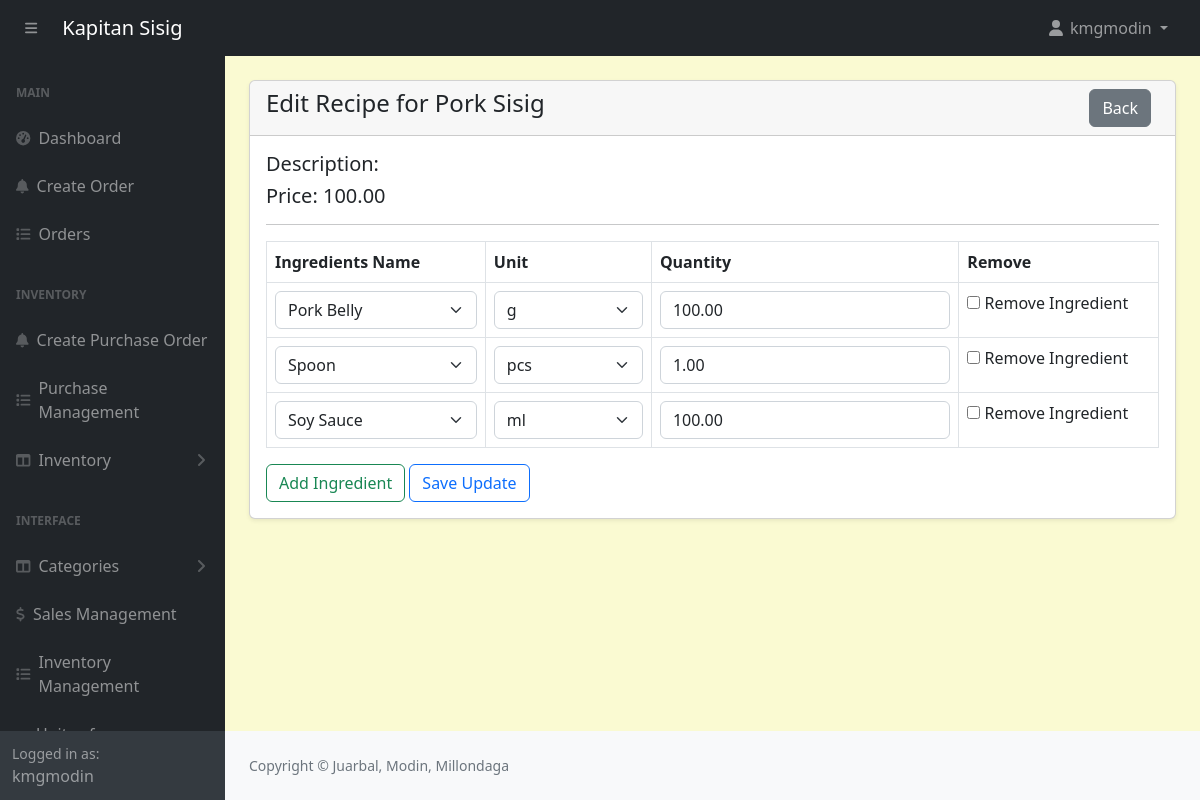
The app's page /admin/recipe-edit.php?id=5 (signed in) with its own data.
### tables this page shows
CREATE TABLE `products` (
  `id` int(11) NOT NULL,
  `category_id` int(11) NOT NULL,
  `productname` varchar(191) NOT NULL,
  `description` varchar(191) NOT NULL,
  `price` decimal(10,2) NOT NULL,
  `image` varchar(255) NOT NULL,
  `created_at` date NOT NULL DEFAULT current_timestamp(),
  `quantity` int(11) NOT NULL
);

CREATE TABLE `recipe_ingredients` (
  `id` int(11) NOT NULL,
  `recipe_id` int(11) NOT NULL,
  `ingredient_id` int(11) NOT NULL,
  `quantity` decimal(10,2) NOT NULL,
  `unit_id` int(11) NOT NULL
);

CREATE TABLE `ingredients` (
  `id` int(11) NOT NULL,
  `name` varchar(191) NOT NULL,
  `unit_id` int(11) NOT NULL,
  `category` varchar(191) NOT NULL,
  `quantity` decimal(10,2) NOT NULL,
  `reorder_point` decimal(10,2) NOT NULL
);

CREATE TABLE `units_of_measure` (
  `id` int(11) NOT NULL,
  `category_id` int(11) DEFAULT NULL,
  `uom_name` varchar(255) DEFAULT NULL,
  `type` enum('reference','bigger','smaller') DEFAULT NULL,
  `ratio` decimal(10,5) DEFAULT NULL,
  `active` tinyint(1) DEFAULT 1,
  `rounding_precision` decimal(10,5) DEFAULT NULL
);

### admin/recipe-edit.php (the view, shortened to what this page needs)
<?php
include('includes/header.php');
if (isset($_GET['id'])) {
    $recipeId = $_GET['id'];
    $recipeQuery = "SELECT * FROM recipes WHERE id = '$recipeId' LIMIT 1";
    $recipeResult = mysqli_query($conn, $recipeQuery);
    $recipe = mysqli_fetch_assoc($recipeResult);
    if ($recipe) {
        $productId = $recipe['product_id'];
        $productQuery = "SELECT * FROM products WHERE id = '$productId' LIMIT 1";
        $productResult = mysqli_query($conn, $productQuery);
        $product = mysqli_fetch_assoc($productResult);
        $ingredientQuery = "
            SELECT ri.id AS recipe_ingredient_id, ri.ingredient_id, ri.unit_id, ri.quantity, i.name AS ingredient_name, u.uom_name AS unit_name
            FROM recipe_ingredients ri
            JOIN ingredients i ON ri.ingredient_id = i.id
            JOIN units_of_measure u ON ri.unit_id = u.id
            WHERE ri.recipe_id = '$recipeId'
        ";
        $ingredientResult = mysqli_query($conn, $ingredientQuery);
        $ingredients = mysqli_query($conn, "SELECT * FROM ingredients");
        $units = mysqli_query($conn, "SELECT * FROM units_of_measure");
    } else {
        echo "Recipe not found!";
        exit();
    }
}
?>
<div class="container-fluid px-4 pb-4">
    <div class="card mt-4 shadow-sm">
        <div class="card-header">
            <h4 class="mb-0">Edit Recipe for <?= htmlspecialchars($product['productname']); ?>
                <a href="recipe-view.php?id=<?= $productId ?>" class="btn btn-secondary float-end me-2">Back</a>
            </h4>
        </div>
        <div class="card-body">
            <h5>Description: <?= htmlspecialchars($product['description']); ?></h5>
            <h5>Price: <?= htmlspecialchars($product['price']); ?></h5>
            <hr />
            <form action="code.php" method="POST">
                <table id="ingredientsTable" class="table table-bordered">
                    <thead>
                        <tr>
                            <th>Ingredients Name</th>
                            <th>Unit</th>
                            <th>Quantity</th>
                            <th>Remove</th>
                        </tr>
                    </thead>
                    <tbody id="tableBody">
                        <?php if (mysqli_num_rows($ingredientResult) > 0): ?>
                            <?php while ($row = mysqli_fetch_assoc($ingredientResult)): ?>
                                <tr>
                                    <td>
                                        <select name="ingredient_id[]" class="form-select" required>
                                            <?php
                                            mysqli_data_seek($ingredients, 0);
                                            while ($ingredient = mysqli_fetch_assoc($ingredients)): ?>
                                                <option value="<?= $ingredient['id']; ?>" <?= ($ingredient['id'] == $row['ingredient_id']) ? 'selected' : ''; ?>>
                                                    <?= htmlspecialchars($ingredient['name']); ?>
                                                </option>
                                            <?php endwhile; ?>
                                        </select>
                                    </td>
                                    <td>
                                        <select name="unit_id[]" class="form-select" required>
                                            <?php
                                            mysqli_data_seek($units, 0);
                                            while ($unit = mysqli_fetch_assoc($units)): ?>
                                                <option value="<?= $unit['id']; ?>" <?= ($unit['id'] == $row['unit_id']) ? 'selected' : ''; ?>>
                                                    <?= htmlspecialchars($unit['uom_name']); ?>
                                                </option>
                                            <?php endwhile; ?>
                                        </select>
                                    </td>
                                    <td>
                                        <input type="number" name="quantity[]" class="form-control" value="<?= htmlspecialchars($row['quantity']); ?>" required>
                                    </td>
                                    <td>
                                        <input type="checkbox" name="remove_recipe_ingredient_id[]" value="<?= $row['recipe_ingredient_id']; ?>" /> Remove Ingredient
                                    </td>
                                </tr>
                            <?php endwhile; ?>
                        <?php endif; ?>
                    </tbody>
                </table>
                <button type="button" class="btn btn-outline-success addRow">Add Ingredient</button>
                <button type="submit" name="updateRecipe" class="btn btn-outline-primary">Save Update</button>
            </form>
        </div>
    </div>
</div>
<?php include('includes/footer.php'); ?>

### admin/assets/css/custom.css (style rules this page uses)
body { margin: 0; font-family: system-ui, -apple-system, "Segoe UI", Roboto, "Helvetica Neue", "Noto Sans", "Liberation Sans", Arial, sans-serif; font-size: 1rem; font-weight: 400; line-height: 1.5; color: #212529; text-align: left; background-color: #FAFAD2; -webkit-text-size-adjust: 100%; -webkit-tap-highlight-color: rgba(0, 0, 0, 0); }

### records on screen
products: productname "Pork Sisig", price "100.00"
recipe_ingredients: ingredient.name "Pork Belly", unit.uom_name "g", quantity "100.00"
recipe_ingredients: ingredient.name "Spoon", unit.uom_name "pcs", quantity "1.00"
recipe_ingredients: ingredient.name "Soy Sauce", unit.uom_name "ml", quantity "100.00"

### other values on screen
$_SESSION['loggedInUser']['username'] "kmgmodin"
